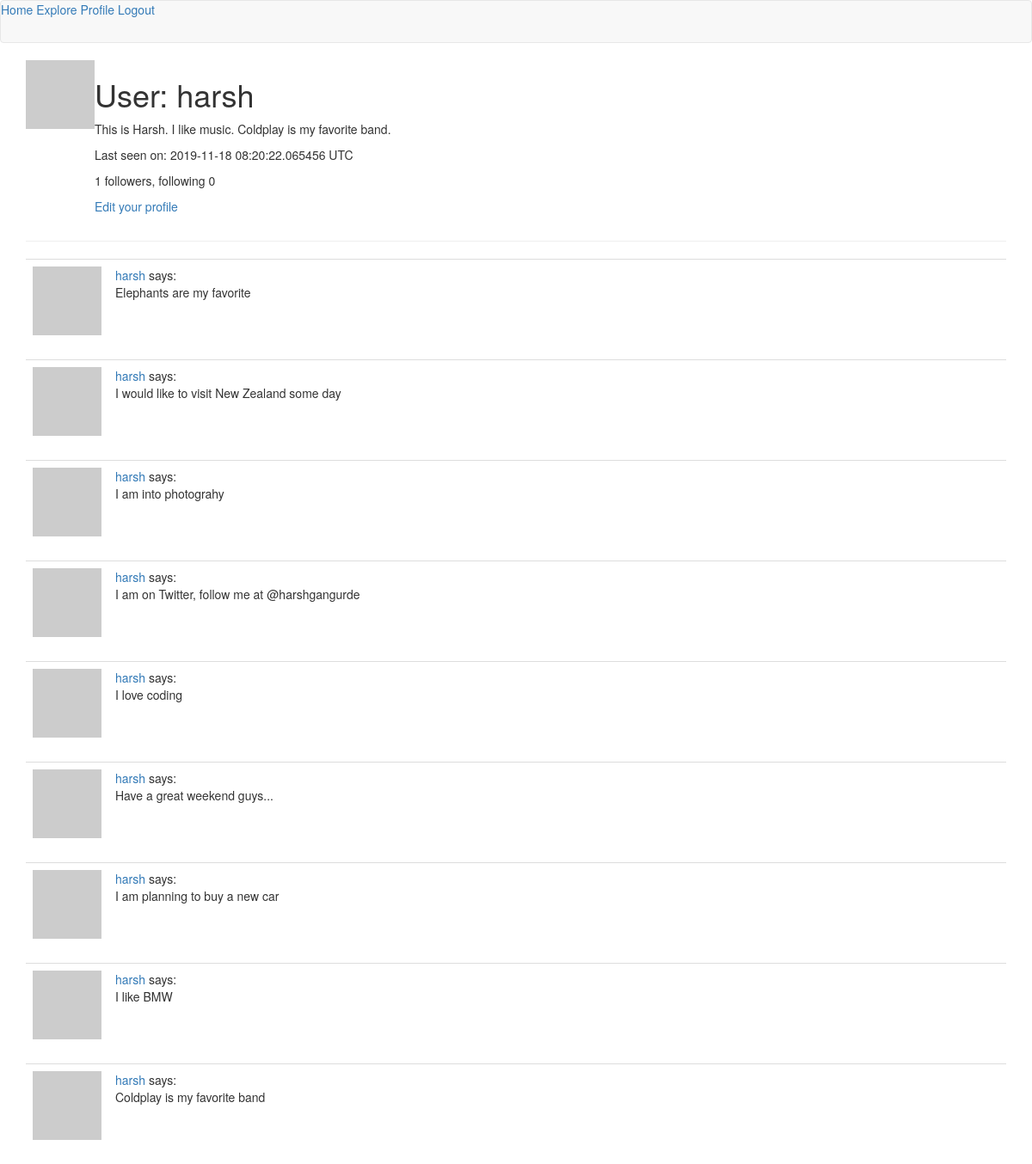
Page /profile/harsh (signed in) on the earlier database version.
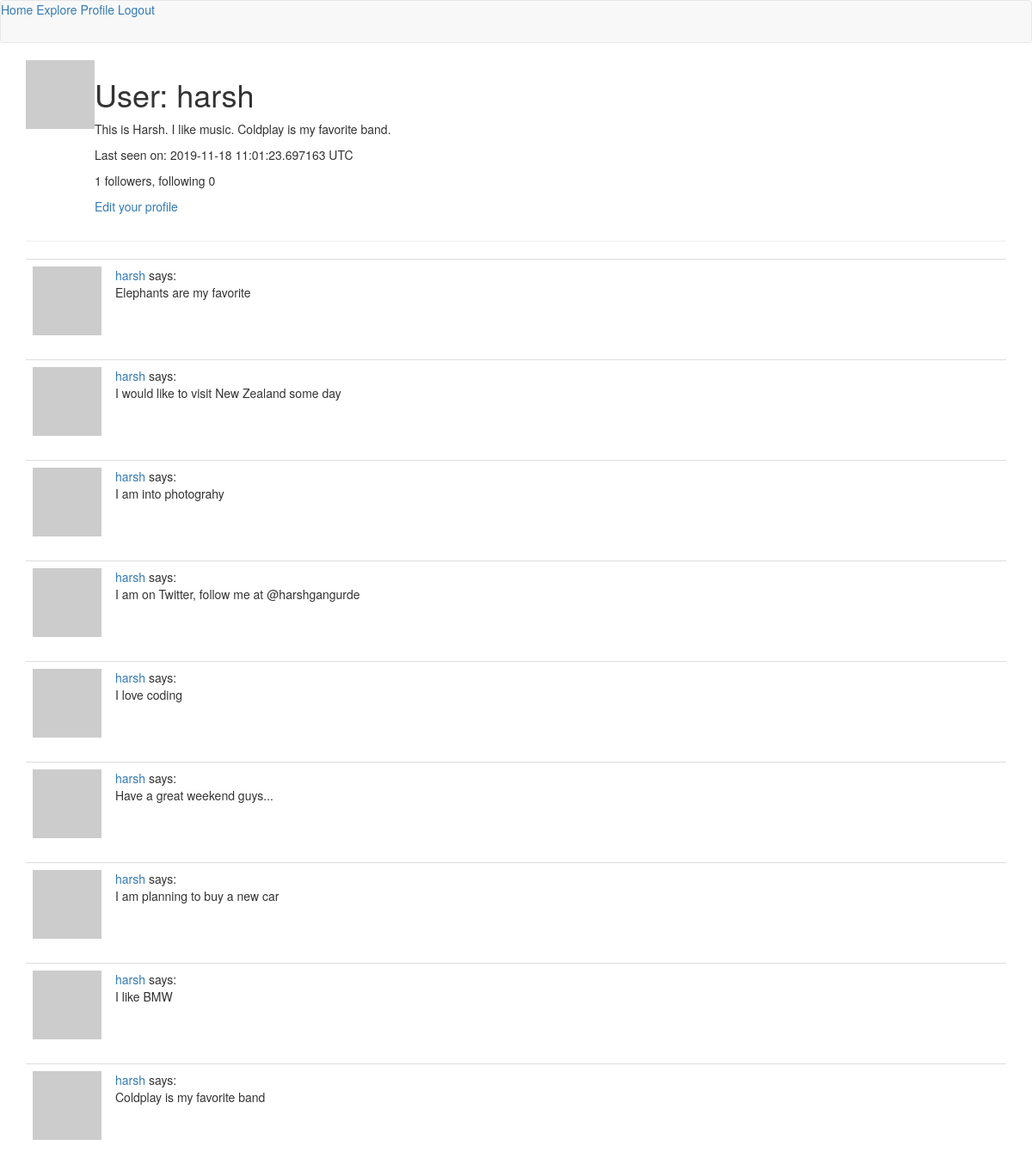
Same page on the later database version.
### app/models.py (models this page shows, shortened)
class User(UserMixin, db.Model):
    id = db.Column(db.Integer, primary_key=True)
    username = db.Column(db.String(64), index=True, unique=True)
    email = db.Column(db.String(120), index=True, unique=True)
    password_hash = db.Column(db.String(128))
    about_me = db.Column(db.String(100))
    last_seen = db.Column(db.DateTime, default=datetime.utcnow)
    posts = db.relationship('Post', backref='author', lazy='dynamic')
    followed = db.relationship('User', secondary=followers,
                               primaryjoin=(followers.c.follower_id == id),
                               secondaryjoin=(followers.c.followed_id == id),
                               backref=db.backref('followers', lazy='dynamic'), lazy='dynamic')
    def get_avatar(self, size):
        digest = md5(self.email.lower().encode('utf-8')).hexdigest()
        return 'https://www.gravatar.com/avatar/{}?d=identicon&s={}'.format(digest, size)

class Post(db.Model):
    id = db.Column(db.Integer, primary_key=True)
    body = db.Column(db.String(200))
    timestamp = db.Column(db.DateTime, index=True, default=datetime.utcnow)
    user_id = db.Column(db.Integer, db.ForeignKey('user.id'))

### app/routes.py (the view)
@flask_app.route('/profile/<username>')
@login_required
def profile(username):
    user = User.query.filter_by(username=username).first_or_404()
    page = request.args.get('page', 1, type=int)
    posts = user.posts.order_by(Post.timestamp.desc()).paginate(page, flask_app.config['POSTS_PER_PAGE'], False)
    next_url = url_for('profile', username=user.username, page=posts.next_num) if posts.has_next else None
    prev_url = url_for('profile', username=user.username, page=posts.prev_num) if posts.has_prev else None
    return render_template('profile.html', title='Profile', user=user,
                           posts=posts.items, next_url=next_url, prev_url=prev_url)

### app/models.py (called while the page is built)
@login.user_loader
def load_user(user_id):
    return User.query.get(int(user_id))

### app/routes.py (called while the page is built)
@flask_app.before_request
def before_request():
    if current_user.is_authenticated:
        current_user.last_seen = datetime.utcnow()
        db.session.commit()

### app/templates/profile.html (shortened to what this page needs)
<!DOCTYPE html>
<html lang="en">
<head>
</head>
<body>
    {% extends "base.html" %}
    {% block app_content %}
        <table>
            <tr valign="top">
                <td><img src="{{ user.get_avatar(128) }}"></td>
                <td>
                    <h1>User: {{ user.username }}</h1>
                    {% if user.about_me %}<p>{{ user.about_me }}</p>{% endif %}
                    {% if user.last_seen %}<p>Last seen on: {{ user.last_seen }} UTC</p>{% endif %}
                    <p>{{ user.followers.count() }} followers, following {{ user.followed.count() }}</p>
                    {% if user == current_user %}
                        <p><a href="{{ url_for('edit_profile') }}">Edit your profile</a></p>
                    {% elif not current_user.is_following(user) %}
                        <p><a href="{{ url_for('follow', username=user.username) }}">Follow</a></p>
                    {% else %}
                        <p><a href="{{ url_for('unfollow', username=user.username) }}">Unfollow</a></p>
                    {% endif %}
                </td>
            </tr>
        </table>
        <hr>
        {% for post in posts %}
            {% include '_post.html' %}
        {% endfor %}
    {% endblock %}

### app/templates/base.html (shortened to what this page needs)
<!DOCTYPE html>
<html lang="en">
<head>
</head>
<body>
    {% extends 'bootstrap/base.html' %}
    {% block navbar %}
        <nav class="navbar navbar-default">
            <a href="{{ url_for('index') }}">Home</a>
            {% if current_user.is_anonymous %}
                <a href="{{ url_for('login') }}">Login</a>
            {% else %}
                <a href="{{ url_for('explore') }}">Explore</a>
                <a href="{{ url_for('profile', username=current_user.username) }}">Profile</a>
                <a href="{{ url_for('logout') }}">Logout</a>
            {% endif %}
        </nav>
    {% endblock %}
    {% block content %}
        <div class="container">
            {% block app_content %}{% endblock %}
        </div>
    {% endblock %}

### app/templates/_post.html
<table class="table table-hover">
    <tr>
        <td width="70px">
            <a href="{{ url_for('profile', username=post.author.username) }}">
                <img src="{{ post.author.get_avatar(70) }}" />
            </a>
        </td>
        <td>
            <a href="{{ url_for('profile', username=post.author.username) }}">
                {{ post.author.username }}
            </a>
            says:<br>{{ post.body }}
        </td>
    </tr>
</table>

Differences in the rows shown:
changed User "harsh": last_seen "2019-11-18 08:20:22.065456" → "2019-11-18 11:01:23.697163"
